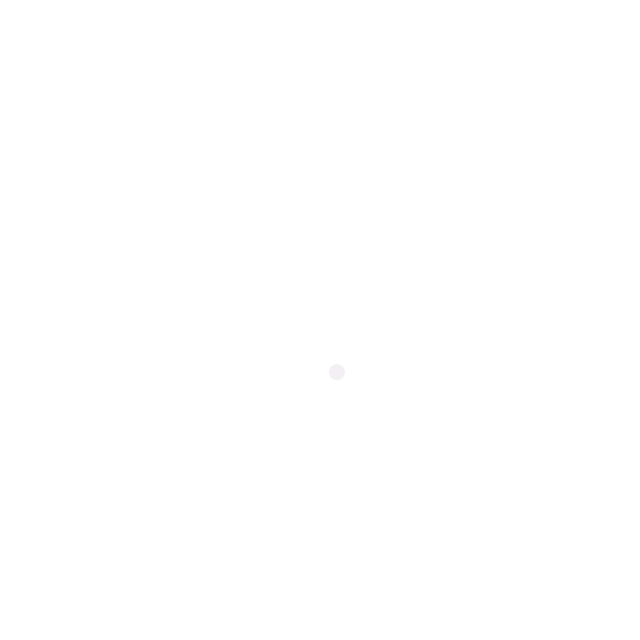
Frame 1 (no input)
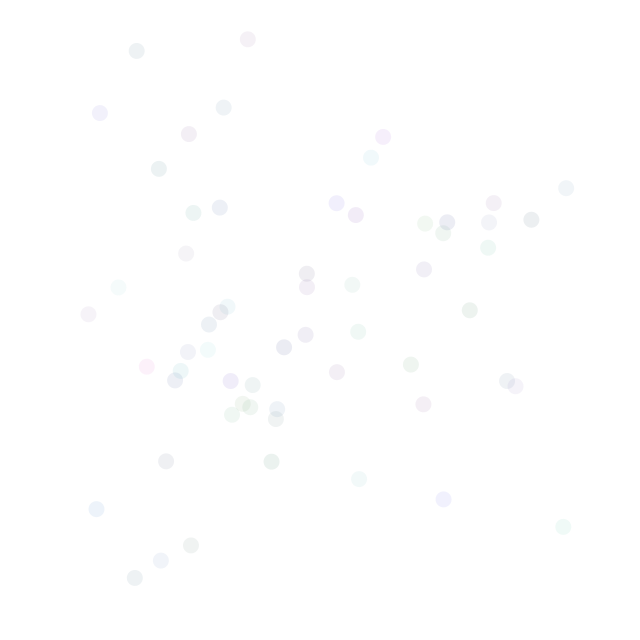
Frame 60 (the mouse pressed at the canvas centre just before this capture)
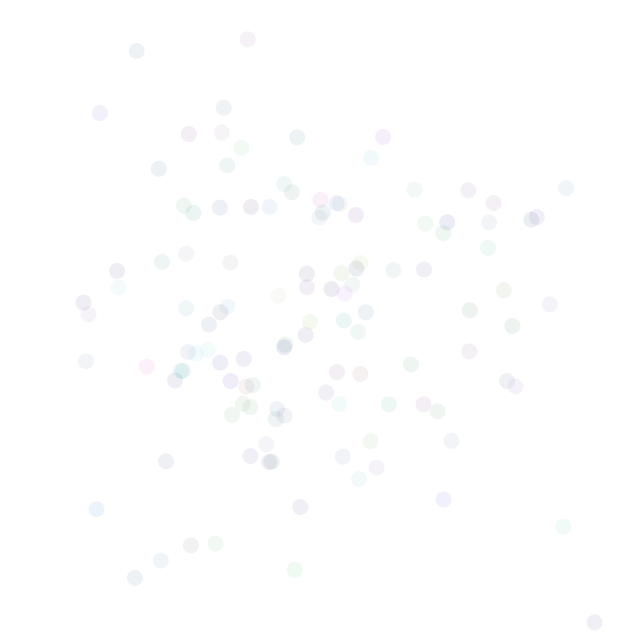
Frame 120 (the mouse held since frame 60 and released just before this capture)

The Processing sketch that drew these frames (run headless with seeded random() and noise(); from frame 60 on, the mouse is pressed at the canvas centre):

// Processing sketch: gaussian_circles_color
// ── gaussian_circles_color.pde
// The Nature of Code
// Daniel Shiffman
// http://natureofcode.com

void setup() {
  size(640, 640);
  background(255);
  smooth();
}

void draw() {

  // Get a gaussian random number w/ mean of 0 and standard deviation of 1.0
  float xloc = randomGaussian();
  float yloc = randomGaussian();
  float hueval = randomGaussian();
  float satval = randomGaussian();
  float brival = randomGaussian();

  float sd = 120;                // Define a standard deviation
  float mean = width/2;         // Define a mean value (middle of the screen along the x-axis)
  xloc = ( xloc * sd ) + mean;  // Scale the gaussian random number by standard deviation and mean
  yloc = ( yloc * sd ) + mean;
  
  float sdc = 40;
  float meanc = 150;
  hueval = (hueval * sdc) + meanc;
  satval = (satval * sdc) + meanc;
  brival = (brival * sdc) + meanc;
  

  noStroke();
  colorMode(HSB);
  fill(hueval,satval,brival, 20);
  noStroke();
  ellipse(xloc, yloc, 16, 16);   // Draw an ellipse at our "normal" random location
}
